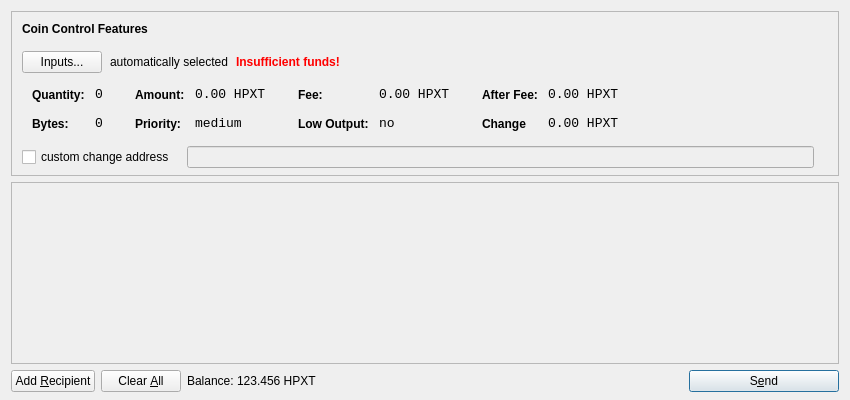
<?xml version="1.0" encoding="UTF-8"?>
<ui version="4.0">
 <class>SendCoinsDialog</class>
 <widget class="QDialog" name="SendCoinsDialog">
  <property name="geometry">
   <rect>
    <x>0</x>
    <y>0</y>
    <width>850</width>
    <height>400</height>
   </rect>
  </property>
  <property name="windowTitle">
   <string>Send Coins</string>
  </property>
  <layout class="QVBoxLayout" name="verticalLayout" stretch="0,1,0">
   <property name="bottomMargin">
    <number>8</number>
   </property>
   <item>
    <widget class="QFrame" name="frameCoinControl">
     <property name="sizePolicy">
      <sizepolicy hsizetype="Expanding" vsizetype="Expanding">
       <horstretch>0</horstretch>
       <verstretch>0</verstretch>
      </sizepolicy>
     </property>
     <property name="maximumSize">
      <size>
       <width>16777215</width>
       <height>16777215</height>
      </size>
     </property>
     <property name="frameShape">
      <enum>QFrame::StyledPanel</enum>
     </property>
     <property name="frameShadow">
      <enum>QFrame::Sunken</enum>
     </property>
     <layout class="QVBoxLayout" name="verticalLayoutCoinControl2">
      <property name="spacing">
       <number>-1</number>
      </property>
      <property name="leftMargin">
       <number>0</number>
      </property>
      <property name="topMargin">
       <number>0</number>
      </property>
      <property name="rightMargin">
       <number>0</number>
      </property>
      <property name="bottomMargin">
       <number>6</number>
      </property>
      <item>
       <layout class="QVBoxLayout" name="verticalLayoutCoinControl" stretch="0,0,0,0,1">
        <property name="spacing">
         <number>0</number>
        </property>
        <property name="leftMargin">
         <number>10</number>
        </property>
        <property name="topMargin">
         <number>10</number>
        </property>
        <item>
         <layout class="QHBoxLayout" name="horizontalLayoutCoinControl1">
          <property name="bottomMargin">
           <number>15</number>
          </property>
          <item>
           <widget class="QLabel" name="labelCoinControlFeatures">
            <property name="sizePolicy">
             <sizepolicy hsizetype="Preferred" vsizetype="Maximum">
              <horstretch>0</horstretch>
              <verstretch>0</verstretch>
             </sizepolicy>
            </property>
            <property name="font">
             <font>
              <weight>75</weight>
              <bold>true</bold>
             </font>
            </property>
            <property name="styleSheet">
             <string notr="true">font-weight:bold;</string>
            </property>
            <property name="text">
             <string>Coin Control Features</string>
            </property>
           </widget>
          </item>
         </layout>
        </item>
        <item>
         <layout class="QHBoxLayout" name="horizontalLayoutCoinControl2" stretch="0,0,0,0">
          <property name="spacing">
           <number>8</number>
          </property>
          <property name="bottomMargin">
           <number>10</number>
          </property>
          <item>
           <widget class="QPushButton" name="pushButtonCoinControl">
            <property name="styleSheet">
             <string notr="true"/>
            </property>
            <property name="text">
             <string>Inputs...</string>
            </property>
           </widget>
          </item>
          <item>
           <widget class="QLabel" name="labelCoinControlAutomaticallySelected">
            <property name="text">
             <string>automatically selected</string>
            </property>
            <property name="margin">
             <number>5</number>
            </property>
           </widget>
          </item>
          <item>
           <widget class="QLabel" name="labelCoinControlInsuffFunds">
            <property name="font">
             <font>
              <weight>75</weight>
              <bold>true</bold>
             </font>
            </property>
            <property name="styleSheet">
             <string notr="true">color:red;font-weight:bold;</string>
            </property>
            <property name="text">
             <string>Insufficient funds!</string>
            </property>
            <property name="margin">
             <number>5</number>
            </property>
           </widget>
          </item>
          <item>
           <spacer name="horizontalSpacerCoinControl">
            <property name="orientation">
             <enum>Qt::Horizontal</enum>
            </property>
            <property name="sizeHint" stdset="0">
             <size>
              <width>40</width>
              <height>1</height>
             </size>
            </property>
           </spacer>
          </item>
         </layout>
        </item>
        <item>
         <widget class="QWidget" name="widgetCoinControl" native="true">
          <property name="sizePolicy">
           <sizepolicy hsizetype="Preferred" vsizetype="Preferred">
            <horstretch>0</horstretch>
            <verstretch>0</verstretch>
           </sizepolicy>
          </property>
          <property name="minimumSize">
           <size>
            <width>0</width>
            <height>0</height>
           </size>
          </property>
          <property name="styleSheet">
           <string notr="true"/>
          </property>
          <layout class="QHBoxLayout" name="horizontalLayoutCoinControl5">
           <property name="margin">
            <number>0</number>
           </property>
           <item>
            <layout class="QHBoxLayout" name="horizontalLayoutCoinControl3" stretch="0,0,0,1">
             <property name="spacing">
              <number>20</number>
             </property>
             <property name="topMargin">
              <number>0</number>
             </property>
             <property name="bottomMargin">
              <number>10</number>
             </property>
             <item>
              <layout class="QFormLayout" name="formLayoutCoinControl1">
               <property name="horizontalSpacing">
                <number>10</number>
               </property>
               <property name="verticalSpacing">
                <number>14</number>
               </property>
               <property name="leftMargin">
                <number>10</number>
               </property>
               <property name="topMargin">
                <number>4</number>
               </property>
               <property name="rightMargin">
                <number>6</number>
               </property>
               <item row="0" column="0">
                <widget class="QLabel" name="labelCoinControlQuantityText">
                 <property name="styleSheet">
                  <string notr="true">font-weight:bold;</string>
                 </property>
                 <property name="text">
                  <string>Quantity:</string>
                 </property>
                 <property name="margin">
                  <number>0</number>
                 </property>
                </widget>
               </item>
               <item row="0" column="1">
                <widget class="QLabel" name="labelCoinControlQuantity">
                 <property name="font">
                  <font>
                   <family>Monospace</family>
                   <pointsize>10</pointsize>
                  </font>
                 </property>
                 <property name="cursor">
                  <cursorShape>IBeamCursor</cursorShape>
                 </property>
                 <property name="contextMenuPolicy">
                  <enum>Qt::ActionsContextMenu</enum>
                 </property>
                 <property name="text">
                  <string>0</string>
                 </property>
                 <property name="margin">
                  <number>0</number>
                 </property>
                 <property name="textInteractionFlags">
                  <set>Qt::LinksAccessibleByMouse|Qt::TextSelectableByKeyboard|Qt::TextSelectableByMouse</set>
                 </property>
                </widget>
               </item>
               <item row="1" column="0">
                <widget class="QLabel" name="labelCoinControlBytesText">
                 <property name="styleSheet">
                  <string notr="true">font-weight:bold;</string>
                 </property>
                 <property name="text">
                  <string>Bytes:</string>
                 </property>
                </widget>
               </item>
               <item row="1" column="1">
                <widget class="QLabel" name="labelCoinControlBytes">
                 <property name="font">
                  <font>
                   <family>Monospace</family>
                   <pointsize>10</pointsize>
                  </font>
                 </property>
                 <property name="cursor">
                  <cursorShape>IBeamCursor</cursorShape>
                 </property>
                 <property name="contextMenuPolicy">
                  <enum>Qt::ActionsContextMenu</enum>
                 </property>
                 <property name="text">
                  <string>0</string>
                 </property>
                 <property name="textInteractionFlags">
                  <set>Qt::LinksAccessibleByMouse|Qt::TextSelectableByKeyboard|Qt::TextSelectableByMouse</set>
                 </property>
                </widget>
               </item>
              </layout>
             </item>
             <item>
              <layout class="QFormLayout" name="formLayoutCoinControl2">
               <property name="horizontalSpacing">
                <number>10</number>
               </property>
               <property name="verticalSpacing">
                <number>14</number>
               </property>
               <property name="leftMargin">
                <number>6</number>
               </property>
               <property name="topMargin">
                <number>4</number>
               </property>
               <property name="rightMargin">
                <number>6</number>
               </property>
               <item row="0" column="0">
                <widget class="QLabel" name="labelCoinControlAmountText">
                 <property name="styleSheet">
                  <string notr="true">font-weight:bold;</string>
                 </property>
                 <property name="text">
                  <string>Amount:</string>
                 </property>
                 <property name="margin">
                  <number>0</number>
                 </property>
                </widget>
               </item>
               <item row="0" column="1">
                <widget class="QLabel" name="labelCoinControlAmount">
                 <property name="font">
                  <font>
                   <family>Monospace</family>
                   <pointsize>10</pointsize>
                  </font>
                 </property>
                 <property name="cursor">
                  <cursorShape>IBeamCursor</cursorShape>
                 </property>
                 <property name="contextMenuPolicy">
                  <enum>Qt::ActionsContextMenu</enum>
                 </property>
                 <property name="text">
                  <string notr="true">0.00 HPXT</string>
                 </property>
                 <property name="textInteractionFlags">
                  <set>Qt::LinksAccessibleByMouse|Qt::TextSelectableByKeyboard|Qt::TextSelectableByMouse</set>
                 </property>
                </widget>
               </item>
               <item row="1" column="0">
                <widget class="QLabel" name="labelCoinControlPriorityText">
                 <property name="styleSheet">
                  <string notr="true">font-weight:bold;</string>
                 </property>
                 <property name="text">
                  <string>Priority:</string>
                 </property>
                </widget>
               </item>
               <item row="1" column="1">
                <widget class="QLabel" name="labelCoinControlPriority">
                 <property name="font">
                  <font>
                   <family>Monospace</family>
                   <pointsize>10</pointsize>
                  </font>
                 </property>
                 <property name="cursor">
                  <cursorShape>IBeamCursor</cursorShape>
                 </property>
                 <property name="contextMenuPolicy">
                  <enum>Qt::ActionsContextMenu</enum>
                 </property>
                 <property name="text">
                  <string>medium</string>
                 </property>
                 <property name="textInteractionFlags">
                  <set>Qt::LinksAccessibleByMouse|Qt::TextSelectableByKeyboard|Qt::TextSelectableByMouse</set>
                 </property>
                </widget>
               </item>
              </layout>
             </item>
             <item>
              <layout class="QFormLayout" name="formLayoutCoinControl3">
               <property name="horizontalSpacing">
                <number>10</number>
               </property>
               <property name="verticalSpacing">
                <number>14</number>
               </property>
               <property name="leftMargin">
                <number>6</number>
               </property>
               <property name="topMargin">
                <number>4</number>
               </property>
               <property name="rightMargin">
                <number>6</number>
               </property>
               <item row="0" column="0">
                <widget class="QLabel" name="labelCoinControlFeeText">
                 <property name="styleSheet">
                  <string notr="true">font-weight:bold;</string>
                 </property>
                 <property name="text">
                  <string>Fee:</string>
                 </property>
                 <property name="margin">
                  <number>0</number>
                 </property>
                </widget>
               </item>
               <item row="0" column="1">
                <widget class="QLabel" name="labelCoinControlFee">
                 <property name="font">
                  <font>
                   <family>Monospace</family>
                   <pointsize>10</pointsize>
                  </font>
                 </property>
                 <property name="cursor">
                  <cursorShape>IBeamCursor</cursorShape>
                 </property>
                 <property name="contextMenuPolicy">
                  <enum>Qt::ActionsContextMenu</enum>
                 </property>
                 <property name="text">
                  <string notr="true">0.00 HPXT</string>
                 </property>
                 <property name="textInteractionFlags">
                  <set>Qt::LinksAccessibleByMouse|Qt::TextSelectableByKeyboard|Qt::TextSelectableByMouse</set>
                 </property>
                </widget>
               </item>
               <item row="1" column="0">
                <widget class="QLabel" name="labelCoinControlLowOutputText">
                 <property name="styleSheet">
                  <string notr="true">font-weight:bold;</string>
                 </property>
                 <property name="text">
                  <string>Low Output:</string>
                 </property>
                </widget>
               </item>
               <item row="1" column="1">
                <widget class="QLabel" name="labelCoinControlLowOutput">
                 <property name="font">
                  <font>
                   <family>Monospace</family>
                   <pointsize>10</pointsize>
                  </font>
                 </property>
                 <property name="cursor">
                  <cursorShape>IBeamCursor</cursorShape>
                 </property>
                 <property name="contextMenuPolicy">
                  <enum>Qt::ActionsContextMenu</enum>
                 </property>
                 <property name="text">
                  <string>no</string>
                 </property>
                 <property name="textInteractionFlags">
                  <set>Qt::LinksAccessibleByMouse|Qt::TextSelectableByKeyboard|Qt::TextSelectableByMouse</set>
                 </property>
                </widget>
               </item>
              </layout>
             </item>
             <item>
              <layout class="QFormLayout" name="formLayoutCoinControl4">
               <property name="horizontalSpacing">
                <number>10</number>
               </property>
               <property name="verticalSpacing">
                <number>14</number>
               </property>
               <property name="leftMargin">
                <number>6</number>
               </property>
               <property name="topMargin">
                <number>4</number>
               </property>
               <property name="rightMargin">
                <number>6</number>
               </property>
               <item row="0" column="0">
                <widget class="QLabel" name="labelCoinControlAfterFeeText">
                 <property name="styleSheet">
                  <string notr="true">font-weight:bold;</string>
                 </property>
                 <property name="text">
                  <string>After Fee:</string>
                 </property>
                 <property name="margin">
                  <number>0</number>
                 </property>
                </widget>
               </item>
               <item row="0" column="1">
                <widget class="QLabel" name="labelCoinControlAfterFee">
                 <property name="font">
                  <font>
                   <family>Monospace</family>
                   <pointsize>10</pointsize>
                  </font>
                 </property>
                 <property name="cursor">
                  <cursorShape>IBeamCursor</cursorShape>
                 </property>
                 <property name="contextMenuPolicy">
                  <enum>Qt::ActionsContextMenu</enum>
                 </property>
                 <property name="text">
                  <string notr="true">0.00 HPXT</string>
                 </property>
                 <property name="textInteractionFlags">
                  <set>Qt::LinksAccessibleByMouse|Qt::TextSelectableByKeyboard|Qt::TextSelectableByMouse</set>
                 </property>
                </widget>
               </item>
               <item row="1" column="0">
                <widget class="QLabel" name="labelCoinControlChangeText">
                 <property name="styleSheet">
                  <string notr="true">font-weight:bold;</string>
                 </property>
                 <property name="text">
                  <string>Change</string>
                 </property>
                </widget>
               </item>
               <item row="1" column="1">
                <widget class="QLabel" name="labelCoinControlChange">
                 <property name="font">
                  <font>
                   <family>Monospace</family>
                   <pointsize>10</pointsize>
                  </font>
                 </property>
                 <property name="cursor">
                  <cursorShape>IBeamCursor</cursorShape>
                 </property>
                 <property name="contextMenuPolicy">
                  <enum>Qt::ActionsContextMenu</enum>
                 </property>
                 <property name="text">
                  <string notr="true">0.00 HPXT</string>
                 </property>
                 <property name="textInteractionFlags">
                  <set>Qt::LinksAccessibleByMouse|Qt::TextSelectableByKeyboard|Qt::TextSelectableByMouse</set>
                 </property>
                </widget>
               </item>
              </layout>
             </item>
            </layout>
           </item>
          </layout>
         </widget>
        </item>
        <item>
         <layout class="QHBoxLayout" name="horizontalLayoutCoinControl4" stretch="0,0,0">
          <property name="spacing">
           <number>12</number>
          </property>
          <property name="sizeConstraint">
           <enum>QLayout::SetDefaultConstraint</enum>
          </property>
          <property name="topMargin">
           <number>5</number>
          </property>
          <property name="rightMargin">
           <number>5</number>
          </property>
          <item>
           <widget class="QCheckBox" name="checkBoxCoinControlChange">
            <property name="text">
             <string>custom change address</string>
            </property>
           </widget>
          </item>
          <item>
           <widget class="QLineEdit" name="lineEditCoinControlChange">
            <property name="enabled">
             <bool>false</bool>
            </property>
            <property name="sizePolicy">
             <sizepolicy hsizetype="Expanding" vsizetype="Fixed">
              <horstretch>0</horstretch>
              <verstretch>0</verstretch>
             </sizepolicy>
            </property>
           </widget>
          </item>
          <item>
           <widget class="QLabel" name="labelCoinControlChangeLabel">
            <property name="sizePolicy">
             <sizepolicy hsizetype="Preferred" vsizetype="Expanding">
              <horstretch>0</horstretch>
              <verstretch>0</verstretch>
             </sizepolicy>
            </property>
            <property name="minimumSize">
             <size>
              <width>0</width>
              <height>0</height>
             </size>
            </property>
            <property name="text">
             <string/>
            </property>
            <property name="margin">
             <number>3</number>
            </property>
           </widget>
          </item>
         </layout>
        </item>
        <item>
         <spacer name="verticalSpacerCoinControl">
          <property name="orientation">
           <enum>Qt::Vertical</enum>
          </property>
          <property name="sizeHint" stdset="0">
           <size>
            <width>800</width>
            <height>1</height>
           </size>
          </property>
         </spacer>
        </item>
       </layout>
      </item>
     </layout>
    </widget>
   </item>
   <item>
    <widget class="QScrollArea" name="scrollArea">
     <property name="widgetResizable">
      <bool>true</bool>
     </property>
     <widget class="QWidget" name="scrollAreaWidgetContents">
      <property name="geometry">
       <rect>
        <x>0</x>
        <y>0</y>
        <width>830</width>
        <height>165</height>
       </rect>
      </property>
      <layout class="QVBoxLayout" name="verticalLayout_2">
       <property name="margin">
        <number>0</number>
       </property>
       <item>
        <layout class="QVBoxLayout" name="entries">
         <property name="spacing">
          <number>6</number>
         </property>
        </layout>
       </item>
       <item>
        <spacer name="verticalSpacer">
         <property name="orientation">
          <enum>Qt::Vertical</enum>
         </property>
         <property name="sizeHint" stdset="0">
          <size>
           <width>20</width>
           <height>40</height>
          </size>
         </property>
        </spacer>
       </item>
      </layout>
     </widget>
    </widget>
   </item>
   <item>
    <layout class="QHBoxLayout" name="horizontalLayout">
     <item>
      <widget class="QPushButton" name="addButton">
       <property name="toolTip">
        <string>Send to multiple recipients at once</string>
       </property>
       <property name="text">
        <string>Add &amp;Recipient</string>
       </property>
       <property name="autoDefault">
        <bool>false</bool>
       </property>
      </widget>
     </item>
     <item>
      <widget class="QPushButton" name="clearButton">
       <property name="sizePolicy">
        <sizepolicy hsizetype="Minimum" vsizetype="Fixed">
         <horstretch>0</horstretch>
         <verstretch>0</verstretch>
        </sizepolicy>
       </property>
       <property name="toolTip">
        <string>Remove all transaction fields</string>
       </property>
       <property name="text">
        <string>Clear &amp;All</string>
       </property>
       <property name="autoRepeatDelay">
        <number>300</number>
       </property>
       <property name="autoDefault">
        <bool>false</bool>
       </property>
      </widget>
     </item>
     <item>
      <layout class="QHBoxLayout" name="horizontalLayout_2">
       <property name="spacing">
        <number>3</number>
       </property>
       <item>
        <widget class="QLabel" name="label">
         <property name="sizePolicy">
          <sizepolicy hsizetype="Preferred" vsizetype="Fixed">
           <horstretch>0</horstretch>
           <verstretch>0</verstretch>
          </sizepolicy>
         </property>
         <property name="text">
          <string>Balance:</string>
         </property>
        </widget>
       </item>
       <item>
        <widget class="QLabel" name="labelBalance">
         <property name="sizePolicy">
          <sizepolicy hsizetype="Preferred" vsizetype="Fixed">
           <horstretch>0</horstretch>
           <verstretch>0</verstretch>
          </sizepolicy>
         </property>
         <property name="cursor">
          <cursorShape>IBeamCursor</cursorShape>
         </property>
         <property name="text">
          <string notr="true">123.456 HPXT</string>
         </property>
         <property name="textInteractionFlags">
          <set>Qt::LinksAccessibleByMouse|Qt::TextSelectableByKeyboard|Qt::TextSelectableByMouse</set>
         </property>
        </widget>
       </item>
      </layout>
     </item>
     <item>
      <spacer name="horizontalSpacer">
       <property name="orientation">
        <enum>Qt::Horizontal</enum>
       </property>
       <property name="sizeHint" stdset="0">
        <size>
         <width>40</width>
         <height>20</height>
        </size>
       </property>
      </spacer>
     </item>
     <item>
      <widget class="QPushButton" name="sendButton">
       <property name="minimumSize">
        <size>
         <width>150</width>
         <height>0</height>
        </size>
       </property>
       <property name="toolTip">
        <string>Confirm the send action</string>
       </property>
       <property name="text">
        <string>S&amp;end</string>
       </property>
       <property name="icon">
        <iconset resource="../bitcoin.qrc">
         <normaloff>:/icons/send</normaloff>:/icons/send</iconset>
       </property>
       <property name="default">
        <bool>true</bool>
       </property>
      </widget>
     </item>
    </layout>
   </item>
  </layout>
 </widget>
 <resources>
  <include location="../bitcoin.qrc"/>
 </resources>
 <connections/>
</ui>
